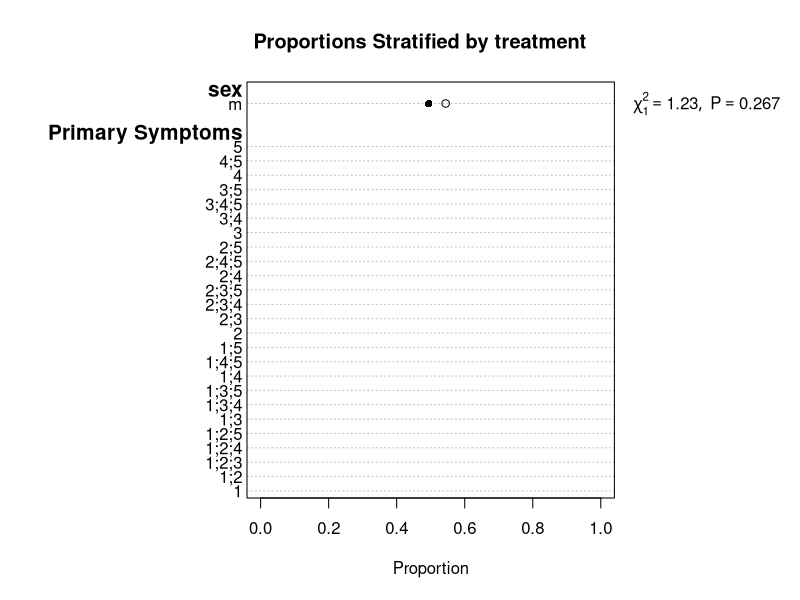
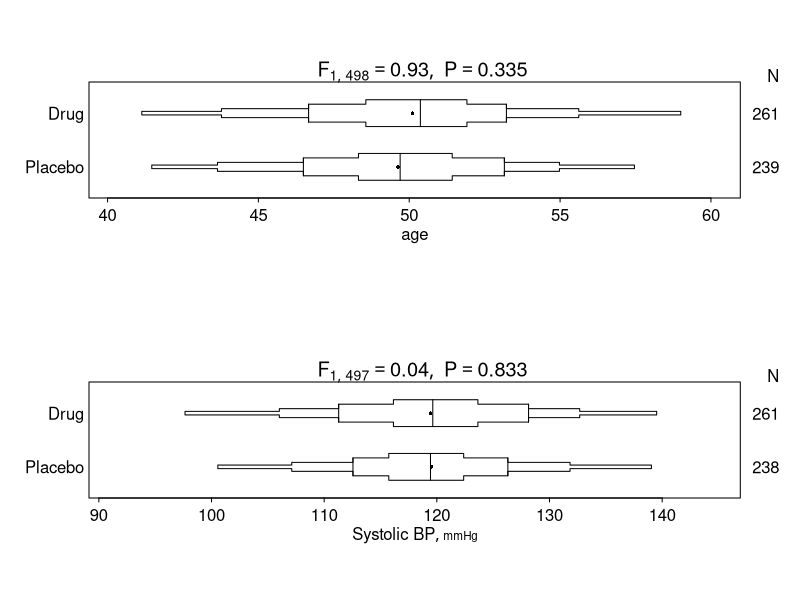
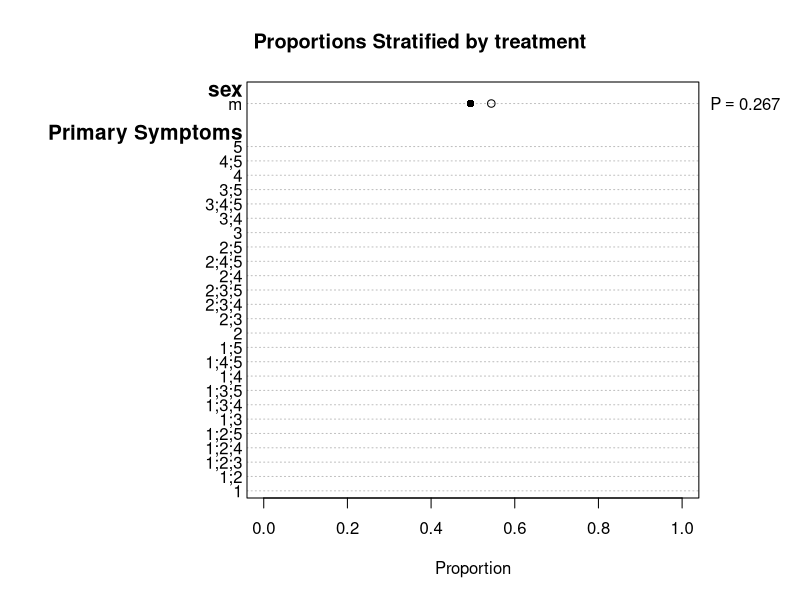
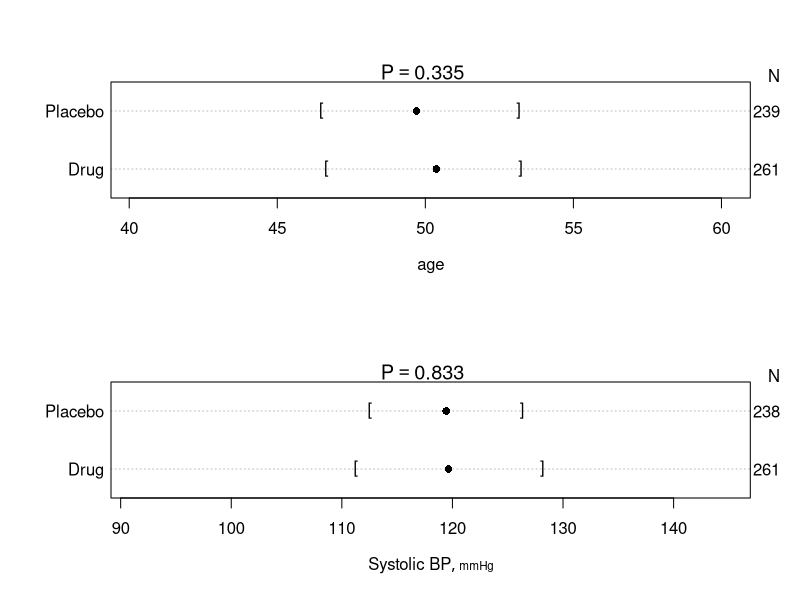
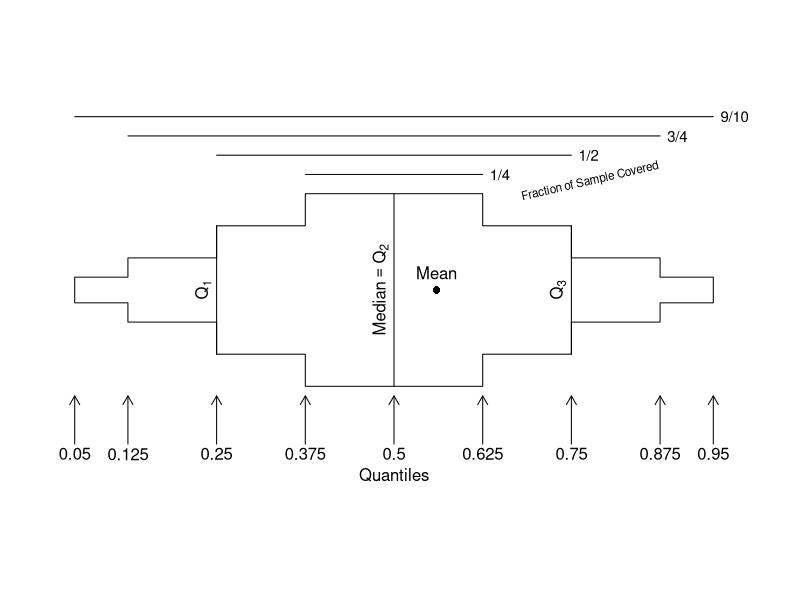

Generate these figures, in order, with R:
library(Hmisc)


### Name: summaryM
### Title: Summarize Mixed Data Types vs. Groups
### Aliases: summaryM print.summaryM plot.summaryM latex.summaryM
###   html.summaryM
### Keywords: category interface hplot manip

### ** Examples

options(digits=3)
set.seed(173)
sex <- factor(sample(c("m","f"), 500, rep=TRUE))
country <- factor(sample(c('US', 'Canada'), 500, rep=TRUE))
age <- rnorm(500, 50, 5)
sbp <- rnorm(500, 120, 12)
label(sbp) <- 'Systolic BP'
units(sbp) <- 'mmHg'
treatment <- factor(sample(c("Drug","Placebo"), 500, rep=TRUE))
treatment[1]
sbp[1] <- NA

# Generate a 3-choice variable; each of 3 variables has 5 possible levels
symp <- c('Headache','Stomach Ache','Hangnail',
          'Muscle Ache','Depressed')
symptom1 <- sample(symp, 500,TRUE)
symptom2 <- sample(symp, 500,TRUE)
symptom3 <- sample(symp, 500,TRUE)
Symptoms <- mChoice(symptom1, symptom2, symptom3, label='Primary Symptoms')
table(as.character(Symptoms))

# Note: In this example, some subjects have the same symptom checked
# multiple times; in practice these redundant selections would be NAs
# mChoice will ignore these redundant selections

f <- summaryM(age + sex + sbp + Symptoms ~ treatment, test=TRUE)
f
# trio of numbers represent 25th, 50th, 75th percentile
print(f, long=TRUE)
plot(f)    # first specify options(grType='plotly') to use plotly
plot(f, conType='dot', prtest='P')
bpplt()    # annotated example showing layout of bp plot

# Produce separate tables by country
f <- summaryM(age + sex + sbp + Symptoms ~ treatment + country,
              groups='treatment', test=TRUE)
f

## Not run: 
##D getHdata(pbc)
##D s5 <- summaryM(bili + albumin + stage + protime + sex + 
##D                age + spiders ~ drug, data=pbc)
##D 
##D print(s5, npct='both')
##D # npct='both' : print both numerators and denominators
##D plot(s5, which='categorical')
##D Key(locator(1))  # draw legend at mouse click
##D par(oma=c(3,0,0,0))  # leave outer margin at bottom
##D plot(s5, which='continuous')  # see also bpplotM
##D Key2()           # draw legend at lower left corner of plot
##D                  # oma= above makes this default key fit the page better
##D 
##D options(digits=3)
##D w <- latex(s5, npct='both', here=TRUE, file='')
##D 
##D options(grType='plotly')
##D pbc <- upData(pbc, moveUnits = TRUE)
##D s <- summaryM(bili + albumin + alk.phos + copper + spiders + sex ~
##D               drug, data=pbc, test=TRUE)
##D html(s)
##D a <- plot(s)
##D a$Categorical
##D a$Continuous
##D plot(s, which='con')
## End(Not run)
